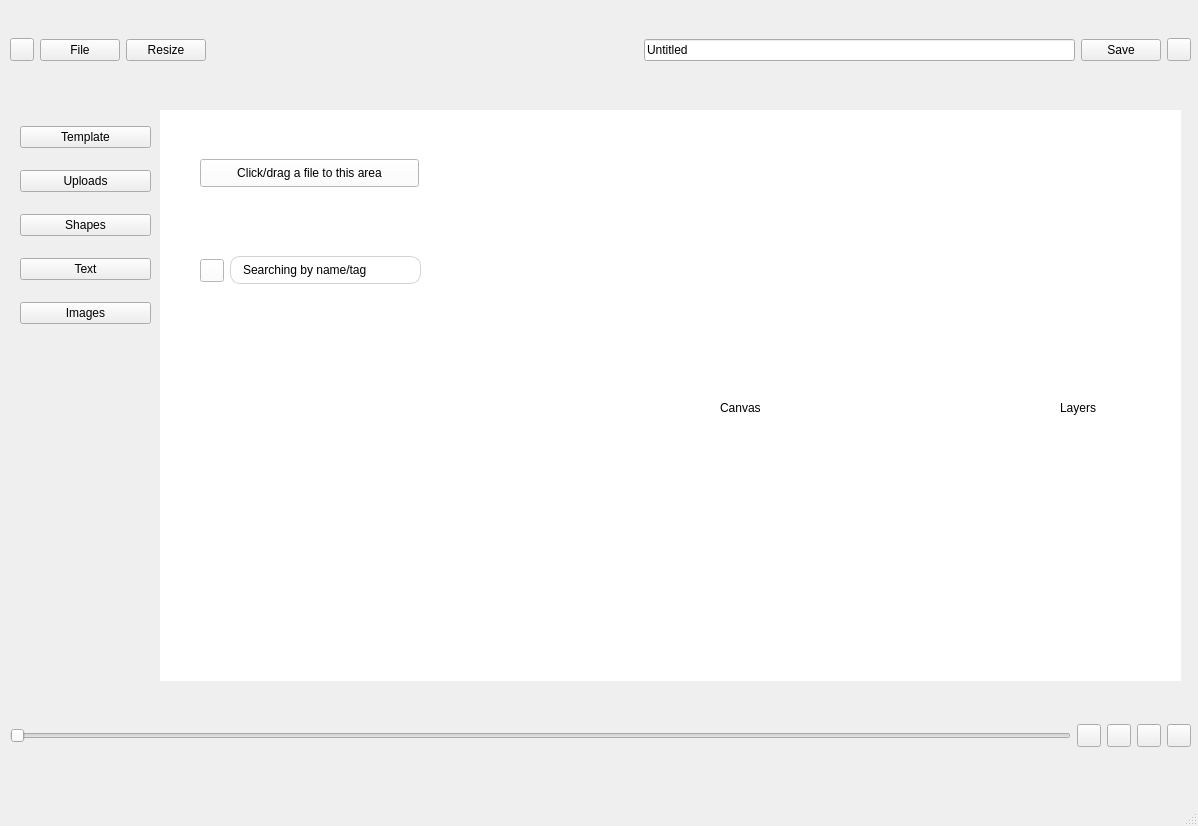
<?xml version="1.0" encoding="UTF-8"?>
<ui version="4.0">
 <class>MainWindow</class>
 <widget class="QMainWindow" name="MainWindow">
  <property name="geometry">
   <rect>
    <x>0</x>
    <y>0</y>
    <width>1198</width>
    <height>826</height>
   </rect>
  </property>
  <property name="windowTitle">
   <string>MainWindow</string>
  </property>
  <widget class="QWidget" name="centralwidget">
   <widget class="QWidget" name="horizontalLayoutWidget">
    <property name="geometry">
     <rect>
      <x>10</x>
      <y>10</y>
      <width>1181</width>
      <height>80</height>
     </rect>
    </property>
    <layout class="QHBoxLayout" name="horizontalTopbar">
     <item>
      <widget class="QToolButton" name="toolBack">
       <property name="text">
        <string/>
       </property>
       <property name="icon">
        <iconset>
         <normaloff>../../Downloads/chevron-left.png</normaloff>../../Downloads/chevron-left.png</iconset>
       </property>
      </widget>
     </item>
     <item>
      <widget class="QPushButton" name="btnFile">
       <property name="text">
        <string>File</string>
       </property>
      </widget>
     </item>
     <item>
      <widget class="QPushButton" name="btnResize">
       <property name="text">
        <string>Resize</string>
       </property>
      </widget>
     </item>
     <item>
      <spacer name="horizontalSpacer">
       <property name="orientation">
        <enum>Qt::Horizontal</enum>
       </property>
       <property name="sizeHint" stdset="0">
        <size>
         <width>40</width>
         <height>20</height>
        </size>
       </property>
      </spacer>
     </item>
     <item>
      <widget class="QLineEdit" name="Untitled">
       <property name="text">
        <string>Untitled</string>
       </property>
      </widget>
     </item>
     <item>
      <widget class="QPushButton" name="btnSave">
       <property name="text">
        <string>Save</string>
       </property>
      </widget>
     </item>
     <item>
      <widget class="QToolButton" name="toolButton">
       <property name="text">
        <string/>
       </property>
       <property name="icon">
        <iconset>
         <normaloff>../../Downloads/arrow-down.png</normaloff>../../Downloads/arrow-down.png</iconset>
       </property>
      </widget>
     </item>
    </layout>
   </widget>
   <widget class="QWidget" name="horizontalLayoutWidget_3">
    <property name="geometry">
     <rect>
      <x>10</x>
      <y>710</y>
      <width>1181</width>
      <height>51</height>
     </rect>
    </property>
    <layout class="QHBoxLayout" name="horizontalLayout">
     <item>
      <widget class="QSlider" name="horizontalSlider">
       <property name="orientation">
        <enum>Qt::Horizontal</enum>
       </property>
      </widget>
     </item>
     <item>
      <widget class="QToolButton" name="toolZoom_in">
       <property name="text">
        <string/>
       </property>
       <property name="icon">
        <iconset>
         <normaloff>../../Downloads/Zoom in.png</normaloff>../../Downloads/Zoom in.png</iconset>
       </property>
      </widget>
     </item>
     <item>
      <widget class="QToolButton" name="toolZoom_out">
       <property name="text">
        <string/>
       </property>
       <property name="icon">
        <iconset>
         <normaloff>../../Downloads/Zoom out.png</normaloff>../../Downloads/Zoom out.png</iconset>
       </property>
      </widget>
     </item>
     <item>
      <widget class="QToolButton" name="toolUndo">
       <property name="text">
        <string/>
       </property>
       <property name="icon">
        <iconset>
         <normaloff>../../Downloads/Corner up-left (1).png</normaloff>../../Downloads/Corner up-left (1).png</iconset>
       </property>
      </widget>
     </item>
     <item>
      <widget class="QToolButton" name="toolRedo">
       <property name="text">
        <string/>
       </property>
       <property name="icon">
        <iconset>
         <normaloff>../../Downloads/Corner up-right (1).png</normaloff>../../Downloads/Corner up-right (1).png</iconset>
       </property>
      </widget>
     </item>
    </layout>
   </widget>
   <widget class="QWidget" name="horizontalLayoutWidget_2">
    <property name="geometry">
     <rect>
      <x>10</x>
      <y>100</y>
      <width>1181</width>
      <height>591</height>
     </rect>
    </property>
    <layout class="QHBoxLayout" name="horizontalLayout_2">
     <item>
      <widget class="QWidget" name="widgetsidebar" native="true">
       <property name="styleSheet">
        <string notr="true">border-color: rgb(0, 0, 0);</string>
       </property>
       <widget class="QWidget" name="widgetsidebar_2" native="true">
        <property name="geometry">
         <rect>
          <x>10</x>
          <y>10</y>
          <width>131</width>
          <height>571</height>
         </rect>
        </property>
        <property name="styleSheet">
         <string notr="true">border-color: rgb(0, 0, 0);</string>
        </property>
        <widget class="QWidget" name="verticalLayoutWidget_2">
         <property name="geometry">
          <rect>
           <x>0</x>
           <y>0</y>
           <width>131</width>
           <height>231</height>
          </rect>
         </property>
         <layout class="QVBoxLayout" name="verticalLayout_2">
          <item>
           <widget class="QPushButton" name="btnTemplate_2">
            <property name="text">
             <string>Template</string>
            </property>
           </widget>
          </item>
          <item>
           <widget class="QPushButton" name="btnUploads_2">
            <property name="text">
             <string>Uploads</string>
            </property>
           </widget>
          </item>
          <item>
           <widget class="QPushButton" name="btnShapes_2">
            <property name="text">
             <string>Shapes</string>
            </property>
           </widget>
          </item>
          <item>
           <widget class="QPushButton" name="btnText_2">
            <property name="text">
             <string>Text</string>
            </property>
           </widget>
          </item>
          <item>
           <widget class="QPushButton" name="btnImages_2">
            <property name="text">
             <string>Images</string>
            </property>
           </widget>
          </item>
         </layout>
        </widget>
       </widget>
       <widget class="QStackedWidget" name="stackedWidget">
        <property name="geometry">
         <rect>
          <x>150</x>
          <y>10</y>
          <width>1021</width>
          <height>571</height>
         </rect>
        </property>
        <property name="styleSheet">
         <string notr="true">background-color: rgb(255, 255, 255);</string>
        </property>
        <property name="currentIndex">
         <number>0</number>
        </property>
        <widget class="QWidget" name="Upload_file">
         <widget class="QWidget" name="widgetCanvas_2" native="true">
          <property name="geometry">
           <rect>
            <x>290</x>
            <y>20</y>
            <width>531</width>
            <height>541</height>
           </rect>
          </property>
          <property name="styleSheet">
           <string notr="true">border-color: rgb(0, 0, 0);</string>
          </property>
          <widget class="QLabel" name="labelCanvas">
           <property name="geometry">
            <rect>
             <x>270</x>
             <y>270</y>
             <width>55</width>
             <height>16</height>
            </rect>
           </property>
           <property name="text">
            <string>Canvas</string>
           </property>
          </widget>
         </widget>
         <widget class="QWidget" name="widgetLayers" native="true">
          <property name="geometry">
           <rect>
            <x>830</x>
            <y>20</y>
            <width>181</width>
            <height>541</height>
           </rect>
          </property>
          <property name="styleSheet">
           <string notr="true">border-color: rgb(0, 0, 0);</string>
          </property>
          <widget class="QLabel" name="labelLayers">
           <property name="geometry">
            <rect>
             <x>70</x>
             <y>270</y>
             <width>55</width>
             <height>16</height>
            </rect>
           </property>
           <property name="text">
            <string>Layers</string>
           </property>
          </widget>
         </widget>
         <widget class="QWidget" name="verticalLayoutWidget">
          <property name="geometry">
           <rect>
            <x>10</x>
            <y>20</y>
            <width>269</width>
            <height>541</height>
           </rect>
          </property>
          <layout class="QVBoxLayout" name="verticalLayout_3">
           <item>
            <widget class="QWidget" name="widget" native="true">
             <widget class="QWidget" name="widget_2" native="true">
              <property name="geometry">
               <rect>
                <x>0</x>
                <y>110</y>
                <width>271</width>
                <height>61</height>
               </rect>
              </property>
              <property name="styleSheet">
               <string notr="true">border-color: rgb(0, 0, 0);</string>
              </property>
              <widget class="QWidget" name="horizontalLayoutWidget_4">
               <property name="geometry">
                <rect>
                 <x>30</x>
                 <y>10</y>
                 <width>221</width>
                 <height>41</height>
                </rect>
               </property>
               <layout class="QHBoxLayout" name="horizontalLayout_8">
                <item>
                 <widget class="QToolButton" name="toolSearch_5">
                  <property name="text">
                   <string/>
                  </property>
                  <property name="icon">
                   <iconset>
                    <normaloff>../../Downloads/search.png</normaloff>../../Downloads/search.png</iconset>
                  </property>
                 </widget>
                </item>
                <item>
                 <widget class="QLineEdit" name="Search_5">
                  <property name="styleSheet">
                   <string notr="true">QLineEdit {
    border: 1px solid lightgray;
    border-radius: 10px;
    padding: 5px 10px;
}
</string>
                  </property>
                  <property name="text">
                   <string>Searching by name/tag</string>
                  </property>
                 </widget>
                </item>
               </layout>
              </widget>
             </widget>
             <widget class="QWidget" name="widget_3" native="true">
              <property name="geometry">
               <rect>
                <x>0</x>
                <y>-1</y>
                <width>271</width>
                <height>81</height>
               </rect>
              </property>
              <property name="styleSheet">
               <string notr="true">border-color: rgb(0, 0, 0);</string>
              </property>
              <widget class="QPushButton" name="pushUpload">
               <property name="geometry">
                <rect>
                 <x>30</x>
                 <y>30</y>
                 <width>219</width>
                 <height>28</height>
                </rect>
               </property>
               <property name="text">
                <string>Click/drag a file to this area</string>
               </property>
              </widget>
             </widget>
            </widget>
           </item>
          </layout>
         </widget>
        </widget>
        <widget class="QWidget" name="Add_shapes">
         <widget class="QWidget" name="widgetCanvas" native="true">
          <property name="geometry">
           <rect>
            <x>210</x>
            <y>60</y>
            <width>641</width>
            <height>501</height>
           </rect>
          </property>
          <property name="styleSheet">
           <string notr="true">border-color: rgb(0, 0, 0);</string>
          </property>
          <widget class="QLabel" name="labelCanvas_2">
           <property name="geometry">
            <rect>
             <x>300</x>
             <y>290</y>
             <width>41</width>
             <height>16</height>
            </rect>
           </property>
           <property name="text">
            <string>Canvas</string>
           </property>
          </widget>
         </widget>
         <widget class="QWidget" name="widgetLayers_3" native="true">
          <property name="geometry">
           <rect>
            <x>860</x>
            <y>20</y>
            <width>151</width>
            <height>541</height>
           </rect>
          </property>
          <property name="styleSheet">
           <string notr="true">border-color: rgb(0, 0, 0);</string>
          </property>
          <widget class="QLabel" name="labelLayers_2">
           <property name="geometry">
            <rect>
             <x>64</x>
             <y>290</y>
             <width>41</width>
             <height>20</height>
            </rect>
           </property>
           <property name="text">
            <string>Layers</string>
           </property>
          </widget>
         </widget>
         <widget class="QWidget" name="widgetShapes" native="true">
          <property name="geometry">
           <rect>
            <x>10</x>
            <y>10</y>
            <width>181</width>
            <height>551</height>
           </rect>
          </property>
          <property name="styleSheet">
           <string notr="true">border-color: rgb(0, 0, 0);</string>
          </property>
          <widget class="QListWidget" name="Shapes">
           <property name="geometry">
            <rect>
             <x>0</x>
             <y>10</y>
             <width>171</width>
             <height>301</height>
            </rect>
           </property>
           <item>
            <property name="text">
             <string>Square_filled</string>
            </property>
            <property name="icon">
             <iconset>
              <activeoff>../../Downloads/image 17.png</activeoff>
              <activeon>../../Downloads/image 17.png</activeon>
             </iconset>
            </property>
           </item>
           <item>
            <property name="text">
             <string>Circle_filled</string>
            </property>
            <property name="icon">
             <iconset>
              <activeoff>../../Downloads/Ellipse 1.png</activeoff>
             </iconset>
            </property>
           </item>
           <item>
            <property name="text">
             <string>Triangle_filled</string>
            </property>
            <property name="icon">
             <iconset>
              <activeoff>../../Downloads/Polygon 1.png</activeoff>
             </iconset>
            </property>
           </item>
           <item>
            <property name="text">
             <string>Square_not filled</string>
            </property>
            <property name="icon">
             <iconset>
              <activeoff>../../Downloads/Rectangle 36.png</activeoff>
             </iconset>
            </property>
           </item>
           <item>
            <property name="text">
             <string>Circle_not filled</string>
            </property>
            <property name="icon">
             <iconset>
              <activeoff>../../Downloads/Ellipse 2.png</activeoff>
             </iconset>
            </property>
           </item>
           <item>
            <property name="text">
             <string>Triangle_not filled</string>
            </property>
            <property name="icon">
             <iconset>
              <activeoff>../../Downloads/Polygon 2.png</activeoff>
             </iconset>
            </property>
           </item>
           <item>
            <property name="text">
             <string>Star_filled</string>
            </property>
            <property name="icon">
             <iconset>
              <activeoff>../../Downloads/Star 1.png</activeoff>
             </iconset>
            </property>
           </item>
           <item>
            <property name="text">
             <string>Heart_filled</string>
            </property>
            <property name="icon">
             <iconset>
              <activeoff>../../Downloads/Vector (1).png</activeoff>
             </iconset>
            </property>
           </item>
           <item>
            <property name="text">
             <string>Polygon_filled</string>
            </property>
            <property name="icon">
             <iconset>
              <activeoff>../../Downloads/Polygon 3.png</activeoff>
             </iconset>
            </property>
           </item>
           <item>
            <property name="text">
             <string>Star_not filled</string>
            </property>
            <property name="icon">
             <iconset>
              <activeoff>../../Downloads/Star 2.png</activeoff>
             </iconset>
            </property>
           </item>
           <item>
            <property name="text">
             <string>Heart_not filled</string>
            </property>
            <property name="icon">
             <iconset>
              <activeoff>../../Downloads/Vector (2).png</activeoff>
             </iconset>
            </property>
           </item>
           <item>
            <property name="text">
             <string>Polygon_not filled</string>
            </property>
            <property name="icon">
             <iconset>
              <activeoff>../../Downloads/Polygon 4.png</activeoff>
             </iconset>
            </property>
           </item>
          </widget>
         </widget>
        </widget>
        <widget class="QWidget" name="Add_Edit_image">
         <widget class="QWidget" name="widgetCanvas_3" native="true">
          <property name="geometry">
           <rect>
            <x>270</x>
            <y>40</y>
            <width>571</width>
            <height>521</height>
           </rect>
          </property>
          <property name="styleSheet">
           <string notr="true">border-color: rgb(0, 0, 0);</string>
          </property>
          <widget class="QLabel" name="label_3">
           <property name="geometry">
            <rect>
             <x>250</x>
             <y>290</y>
             <width>41</width>
             <height>16</height>
            </rect>
           </property>
           <property name="text">
            <string>Canvas</string>
           </property>
          </widget>
         </widget>
         <widget class="QWidget" name="widgetLayers_4" native="true">
          <property name="geometry">
           <rect>
            <x>850</x>
            <y>20</y>
            <width>151</width>
            <height>541</height>
           </rect>
          </property>
          <property name="styleSheet">
           <string notr="true">border-color: rgb(0, 0, 0);</string>
          </property>
          <widget class="QLabel" name="labelLayers_3">
           <property name="geometry">
            <rect>
             <x>64</x>
             <y>290</y>
             <width>41</width>
             <height>20</height>
            </rect>
           </property>
           <property name="text">
            <string>Layers</string>
           </property>
          </widget>
         </widget>
         <widget class="QWidget" name="verticalLayoutWidget_4">
          <property name="geometry">
           <rect>
            <x>10</x>
            <y>10</y>
            <width>251</width>
            <height>551</height>
           </rect>
          </property>
          <layout class="QVBoxLayout" name="verticalLayout_7">
           <item>
            <widget class="QWidget" name="widget_4" native="true">
             <widget class="QWidget" name="widget_9" native="true">
              <property name="geometry">
               <rect>
                <x>0</x>
                <y>0</y>
                <width>251</width>
                <height>71</height>
               </rect>
              </property>
              <widget class="QWidget" name="horizontalLayoutWidget_6">
               <property name="geometry">
                <rect>
                 <x>0</x>
                 <y>20</y>
                 <width>251</width>
                 <height>32</height>
                </rect>
               </property>
               <layout class="QHBoxLayout" name="horizontalLayout_10">
                <item>
                 <widget class="QLineEdit" name="Search_image">
                  <property name="styleSheet">
                   <string notr="true">QLineEdit {
    border: 1px solid lightgray;
    border-radius: 10px;
    padding: 5px 10px;
}
</string>
                  </property>
                  <property name="text">
                   <string>Search for images...</string>
                  </property>
                 </widget>
                </item>
                <item>
                 <widget class="QToolButton" name="toolSearch_7">
                  <property name="text">
                   <string/>
                  </property>
                  <property name="icon">
                   <iconset>
                    <normaloff>../../Downloads/search.png</normaloff>../../Downloads/search.png</iconset>
                  </property>
                 </widget>
                </item>
               </layout>
              </widget>
             </widget>
             <widget class="QWidget" name="widget_10" native="true">
              <property name="geometry">
               <rect>
                <x>0</x>
                <y>90</y>
                <width>251</width>
                <height>21</height>
               </rect>
              </property>
              <property name="styleSheet">
               <string notr="true">border-color: rgb(0, 0, 0);</string>
              </property>
              <widget class="QComboBox" name="comboBox">
               <property name="geometry">
                <rect>
                 <x>-2</x>
                 <y>0</y>
                 <width>251</width>
                 <height>22</height>
                </rect>
               </property>
               <item>
                <property name="text">
                 <string>All</string>
                </property>
               </item>
               <item>
                <property name="text">
                 <string>Photo</string>
                </property>
               </item>
               <item>
                <property name="text">
                 <string>Vector</string>
                </property>
               </item>
              </widget>
             </widget>
             <widget class="QListWidget" name="listWidget">
              <property name="geometry">
               <rect>
                <x>0</x>
                <y>130</y>
                <width>251</width>
                <height>421</height>
               </rect>
              </property>
              <item>
               <property name="text">
                <string>Flower</string>
               </property>
               <property name="icon">
                <iconset>
                 <activeoff>../../Downloads/flower.jpg</activeoff>
                </iconset>
               </property>
              </item>
              <item>
               <property name="text">
                <string>Mountain</string>
               </property>
               <property name="icon">
                <iconset>
                 <activeoff>../../Downloads/IPR Project UI Design/Add- Edit image/image 3.png</activeoff>
                </iconset>
               </property>
              </item>
              <item>
               <property name="text">
                <string>Sunset</string>
               </property>
               <property name="icon">
                <iconset>
                 <activeoff>../../Downloads/IPR Project UI Design (1)/Add- Edit image/image 4.png</activeoff>
                </iconset>
               </property>
              </item>
             </widget>
            </widget>
           </item>
          </layout>
         </widget>
        </widget>
       </widget>
      </widget>
     </item>
    </layout>
   </widget>
  </widget>
  <widget class="QMenuBar" name="menubar">
   <property name="geometry">
    <rect>
     <x>0</x>
     <y>0</y>
     <width>1198</width>
     <height>26</height>
    </rect>
   </property>
  </widget>
  <widget class="QStatusBar" name="statusbar"/>
 </widget>
 <resources/>
 <connections/>
</ui>
